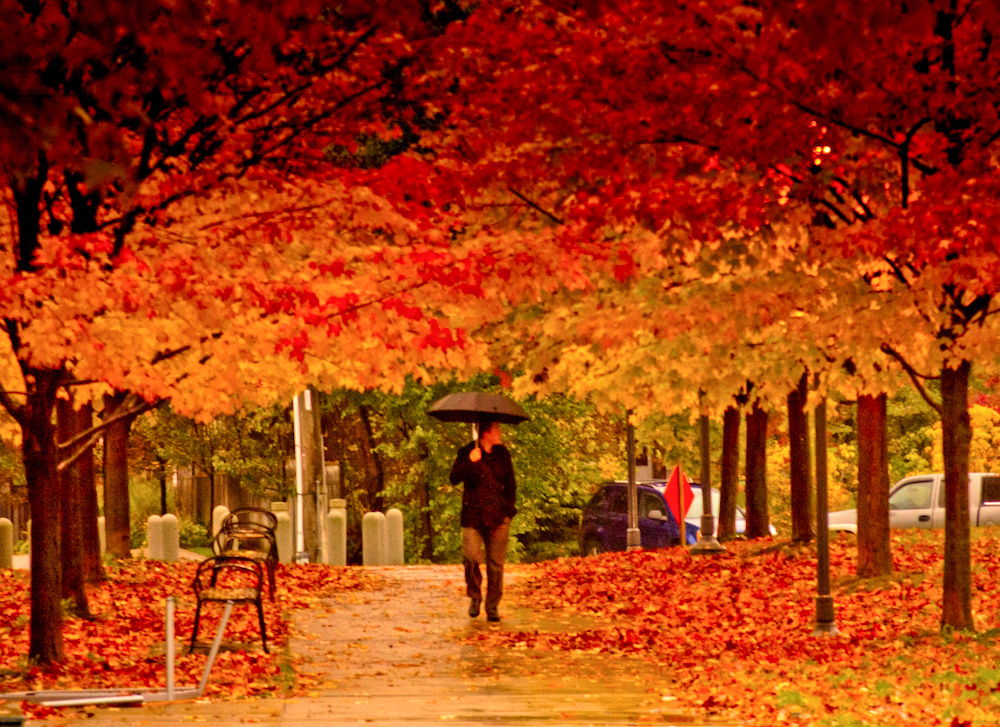
#> input picture imageProcessPy/images/autumn.jpg, 1000 x 727 px
$ python colorTransfer.py
#> lines starting #> are read from the running program, lines starting #| are printed output that depends on the picture
# import the necessary packages
import argparse
import numpy as np
import cv2

def show_image(image, width = 300, title = 'result'):
	r = width / float(image.shape[1])
	dim = (width, int(image.shape[0] * r))
	resized = cv2.resize(image, dim, interpolation = cv2.INTER_AREA)
	cv2.imshow(title, resized)

def str2bool(v):
    if v.lower() in ('yes', 'true', 't', 'y', '1'):
        return True
    elif v.lower() in ('no', 'false', 'f', 'n', '0'):
        return False
    else:
        raise argparse.ArgumentTypeError('Boolean value expected.')

def color_transfer(source, target, clip=True, preserve_paper=True):
	"""
	Transfers the color distribution from the source to the target
	image using the mean and standard deviations of the L*a*b*
	color space.

	This implementation is (loosely) based on to the "Color Transfer
	between Images" paper by Reinhard et al., 2001.

	Parameters:
	-------
	source: NumPy array
		OpenCV image in BGR color space (the source image)
	target: NumPy array
		OpenCV image in BGR color space (the target image)
	clip: Should components of L*a*b* image be scaled by np.clip before
		converting back to BGR color space?
		If False then components will be min-max scaled appropriately.
		Clipping will keep target image brightness truer to the input.
		Scaling will adjust image brightness to avoid washed out portions
		in the resulting color transfer that can be caused by clipping.
	preserve_paper: Should color transfer strictly follow methodology
		layed out in original paper? The method does not always produce
		aesthetically pleasing results.
		If False then L*a*b* components will scaled using the reciprocal of
		the scaling factor proposed in the paper.  This method seems to produce
		more consistently aesthetically pleasing results

	Returns:
	-------
	transfer: NumPy array
		OpenCV image (w, h, 3) NumPy array (uint8)
	"""
	# convert the images from the RGB to L*ab* color space, being
	# sure to utilizing the floating point data type (note: OpenCV
	# expects floats to be 32-bit, so use that instead of 64-bit)
	source = cv2.cvtColor(source, cv2.COLOR_BGR2LAB).astype("float32")
	target = cv2.cvtColor(target, cv2.COLOR_BGR2LAB).astype("float32")

	# compute color statistics for the source and target images
	(lMeanSrc, lStdSrc, aMeanSrc, aStdSrc, bMeanSrc, bStdSrc) = image_stats(source)
	(lMeanTar, lStdTar, aMeanTar, aStdTar, bMeanTar, bStdTar) = image_stats(target)

	# subtract the means from the target image
	(l, a, b) = cv2.split(target)
	l -= lMeanTar
	a -= aMeanTar
	b -= bMeanTar

	if preserve_paper:
		# scale by the standard deviations using paper proposed factor
		l = (lStdTar / lStdSrc) * l
		a = (aStdTar / aStdSrc) * a
		b = (bStdTar / bStdSrc) * b
	else:
		# scale by the standard deviations using reciprocal of paper proposed factor
		l = (lStdSrc / lStdTar) * l
		a = (aStdSrc / aStdTar) * a
		b = (bStdSrc / bStdTar) * b

	# add in the source mean
	l += lMeanSrc
	a += aMeanSrc
	b += bMeanSrc

	# clip/scale the pixel intensities to [0, 255] if they fall
	# outside this range
	l = _scale_array(l, clip=clip)
	a = _scale_array(a, clip=clip)
	b = _scale_array(b, clip=clip)

	# merge the channels together and convert back to the RGB color
	# space, being sure to utilize the 8-bit unsigned integer data
	# type
	transfer = cv2.merge([l, a, b])
	transfer = cv2.cvtColor(transfer.astype("uint8"), cv2.COLOR_LAB2BGR)

	# return the color transferred image
	return transfer

def image_stats(image):
	"""
	Parameters:
	-------
	image: NumPy array
		OpenCV image in L*a*b* color space

	Returns:
	-------
	Tuple of mean and standard deviations for the L*, a*, and b*
	channels, respectively
	"""
	# compute the mean and standard deviation of each channel
	(l, a, b) = cv2.split(image)
	(lMean, lStd) = (l.mean(), l.std())
	(aMean, aStd) = (a.mean(), a.std())
	(bMean, bStd) = (b.mean(), b.std())

	# return the color statistics
	return (lMean, lStd, aMean, aStd, bMean, bStd)

def _min_max_scale(arr, new_range=(0, 255)):
	"""
	Perform min-max scaling to a NumPy array

	Parameters:
	-------
	arr: NumPy array to be scaled to [new_min, new_max] range
	new_range: tuple of form (min, max) specifying range of
		transformed array

	Returns:
	-------
	NumPy array that has been scaled to be in
	[new_range[0], new_range[1]] range
	"""
	# get array's current min and max
	mn = arr.min()
	mx = arr.max()

	# check if scaling needs to be done to be in new_range
	if mn < new_range[0] or mx > new_range[1]:
		# perform min-max scaling
		scaled = (new_range[1] - new_range[0]) * (arr - mn) / (mx - mn) + new_range[0]
	else:
		# return array if already in range
		scaled = arr

	return scaled

def _scale_array(arr, clip=True):
	"""
	Trim NumPy array values to be in [0, 255] range with option of
	clipping or scaling.

	Parameters:
	-------
	arr: array to be trimmed to [0, 255] range
	clip: should array be scaled by np.clip? if False then input
		array will be min-max scaled to range
		[max([arr.min(), 0]), min([arr.max(), 255])]

	Returns:
	-------
	NumPy array that has been scaled to be in [0, 255] range
	"""
	if clip:
		scaled = np.clip(arr, 0, 255)
	else:
		scale_range = (max([arr.min(), 0]), min([arr.max(), 255]))
		scaled = _min_max_scale(arr, new_range=scale_range)

	return scaled

# Usage: python3 xxx.py --source images/ocean_sunset.jpg --target images/ocean_day.jpg
if __name__ == '__main__':
	# construct the argument parser and parse the arguments
	ap = argparse.ArgumentParser()
	ap.add_argument("-s", "--source", default='./images/autumn.jpg',
		help = "Path to the source image")
	ap.add_argument("-t", "--target", default='./images/storm.jpg',
		help = "Path to the target image")
	ap.add_argument("-c", "--clip", type = str2bool, default = 't',
		help = "Should np.clip scale L*a*b* values before final conversion to BGR? "
			"Approptiate min-max scaling used if False.")
	ap.add_argument("-p", "--preservePaper", type = str2bool, default = 'f',
		help = "Should color transfer strictly follow methodology layed out in original paper?")
	ap.add_argument("-o", "--output", help = "Path to the output image (optional)")
	args = vars(ap.parse_args())

	# load the images
	source = cv2.imread(args["source"])
#> source is the input picture: shape (727, 1000, 3); mean B, G, R 13.8, 60.9, 164.3
	target = cv2.imread(args["target"])
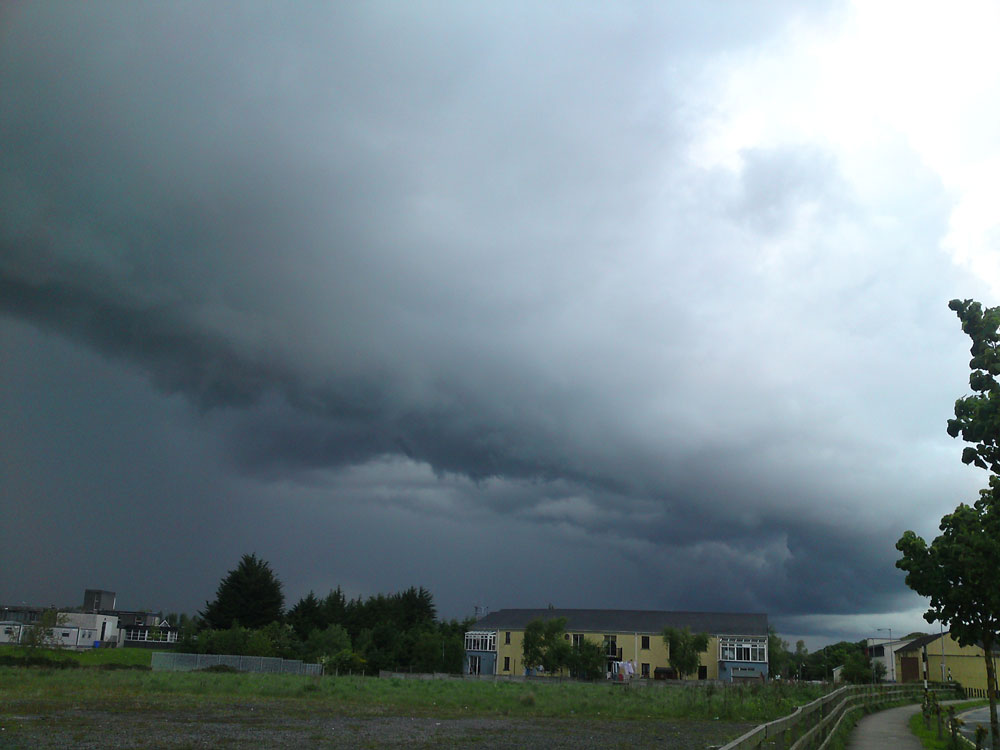
#> input picture imageProcessPy/images/storm.jpg, 1000 x 750 px
#> target is the input picture: shape (750, 1000, 3); mean B, G, R 138.1, 131.6, 116

	# transfer the color distribution from the source image
	# to the target image
	transfer = color_transfer(source, target, clip=args["clip"], preserve_paper=args["preservePaper"])
#> in color_transfer, `target = cv2.cvtColor(target, cv2.COLOR_BGR2LAB).astype("float32")`:
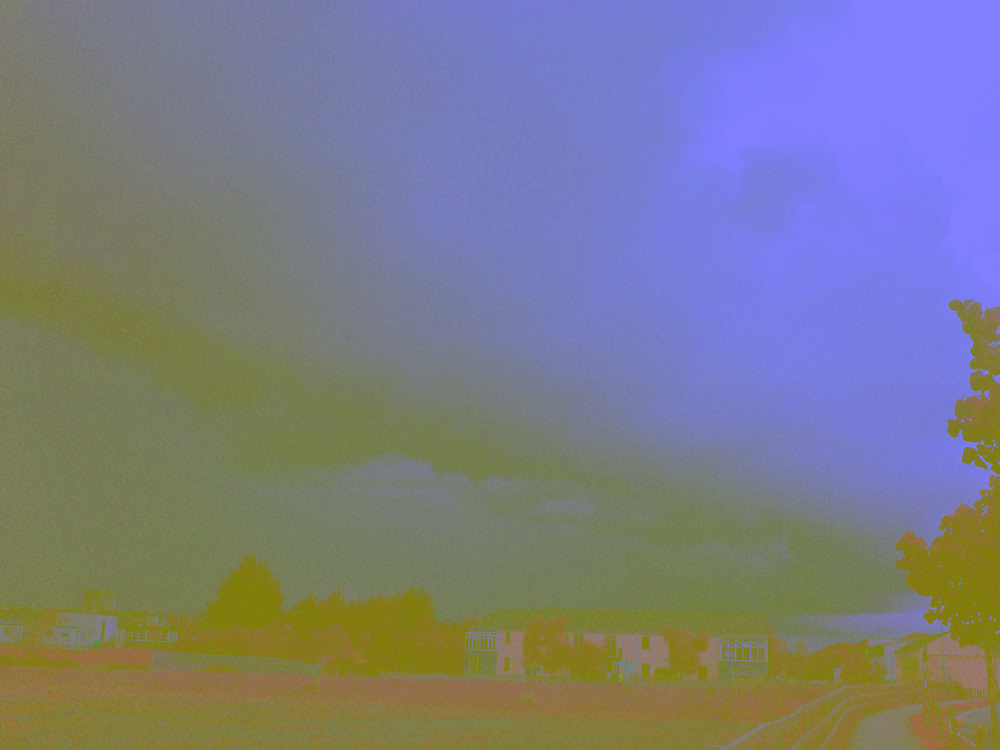
#> target: shape (750, 1000, 3) float32; mean of channels 0, 1, 2 134.6, 124, 123; drawn as B, G, R
#> in image_stats, `(l, a, b) = cv2.split(image)`:
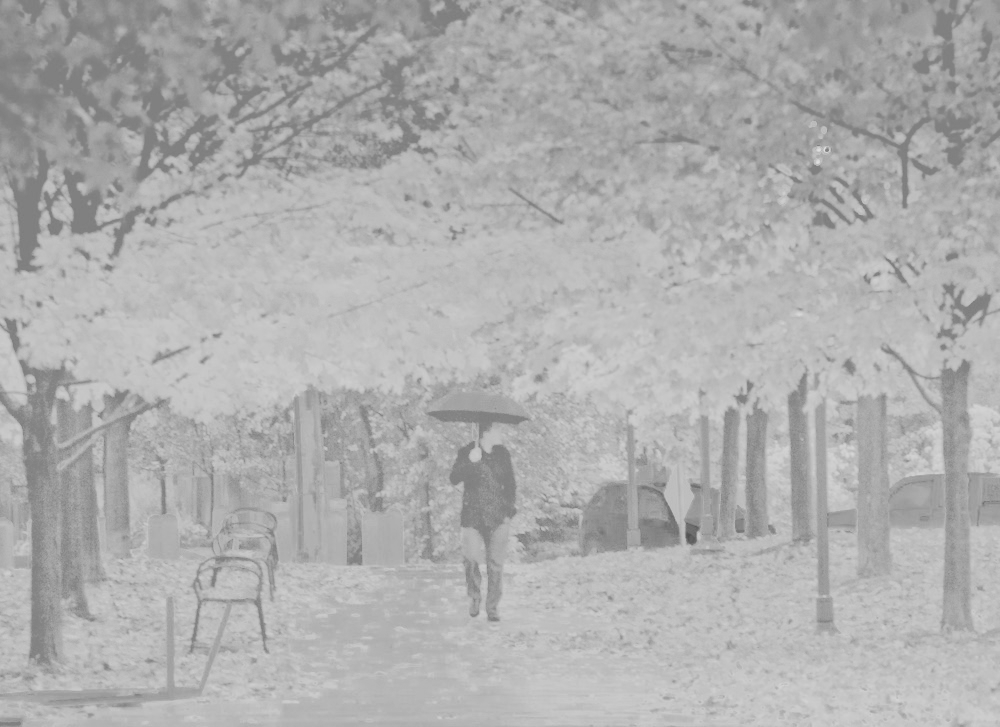
#> b: shape (727, 1000) float32; min 79, max 222, mean 174
#> in image_stats, `(lMean, lStd) = (l.mean(), l.std())`: lMean = 104; lStd = 52.59
#> in image_stats, `(aMean, aStd) = (a.mean(), a.std())`: aMean = 165.4; aStd = 16.78
#> in image_stats, `(bMean, bStd) = (b.mean(), b.std())`: bMean = 174; bStd = 18.54
#> in color_transfer, `(lMeanSrc, lStdSrc, aMeanSrc, aStdSrc, bMeanSrc, bStdSrc) = image_stat..`: lMeanSrc = 104; lStdSrc = 52.59; aMeanSrc = 165.4; aStdSrc = 16.78; bMeanSrc = 174; bStdSrc = 18.54
#> in image_stats (call 2), `(l, a, b) = cv2.split(image)`:
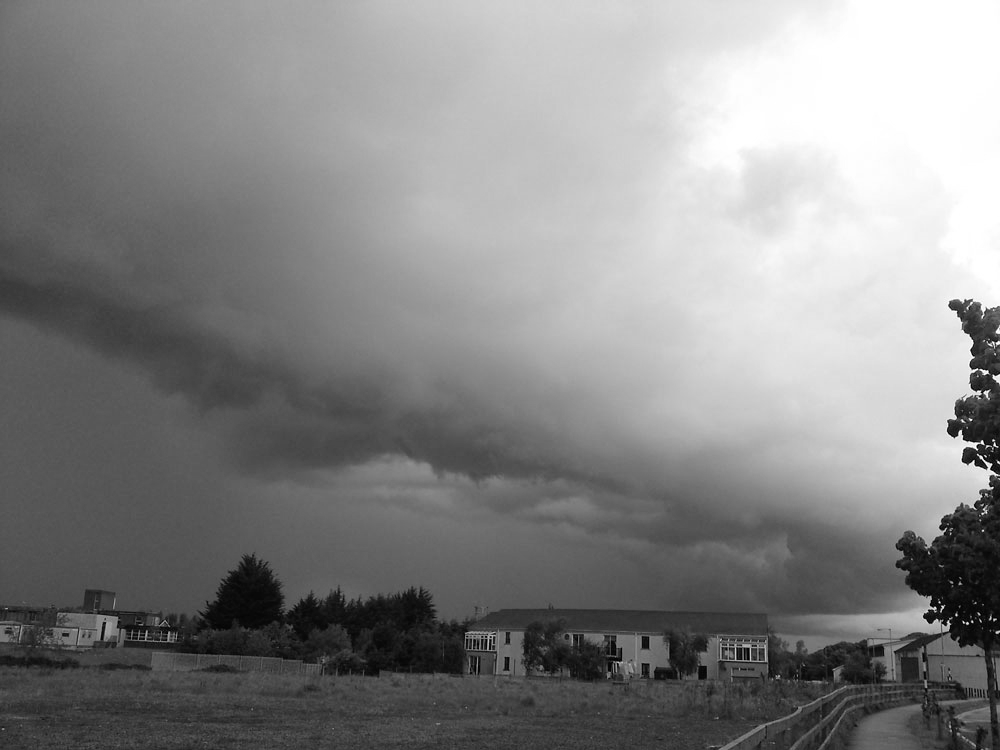
#> l: shape (750, 1000) float32; min 0, max 255, mean 134.6
#> in image_stats (call 2), `(l, a, b) = cv2.split(image)`:
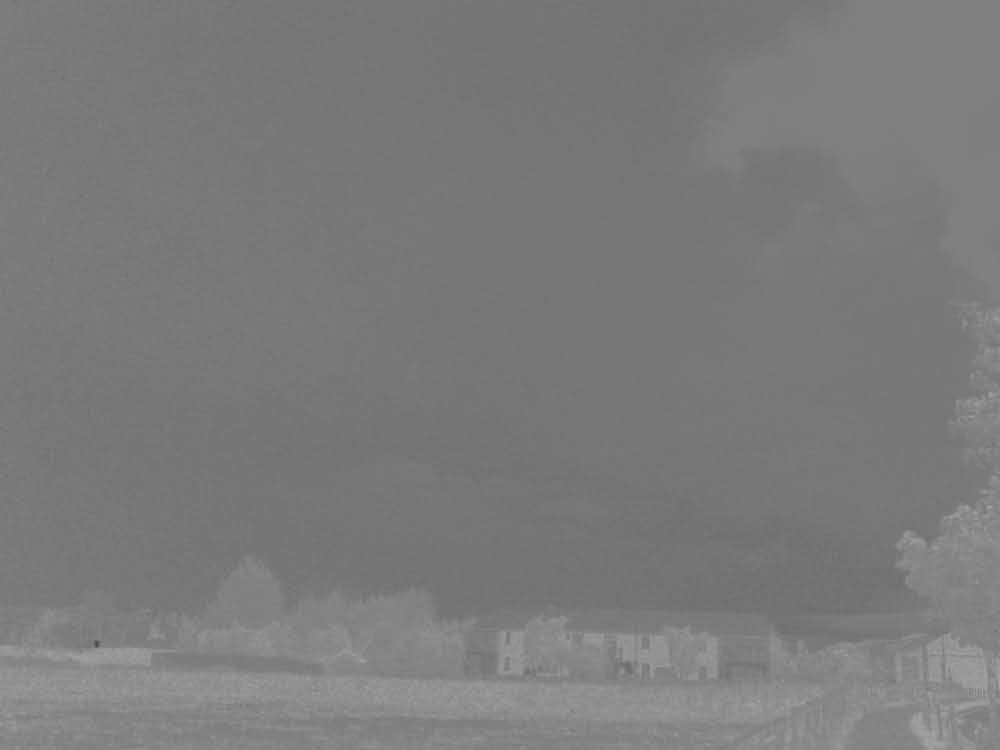
#> b: shape (750, 1000) float32; min 72, max 164, mean 122.8
#> in image_stats (call 2), `(lMean, lStd) = (l.mean(), l.std())`: lMean = 134.6; lStd = 67.85
#> in image_stats (call 2), `(aMean, aStd) = (a.mean(), a.std())`: aMean = 123.9; aStd = 3.08
#> in image_stats (call 2), `(bMean, bStd) = (b.mean(), b.std())`: bMean = 122.8; bStd = 7.56
#> in color_transfer, `(lMeanTar, lStdTar, aMeanTar, aStdTar, bMeanTar, bStdTar) = image_stat..`: lMeanTar = 134.6; lStdTar = 67.85; aMeanTar = 123.9; aStdTar = 3.08; bMeanTar = 122.8; bStdTar = 7.56
#> in color_transfer, `transfer = cv2.cvtColor(transfer.astype("uint8"), cv2.COLOR_LAB2BGR)`:
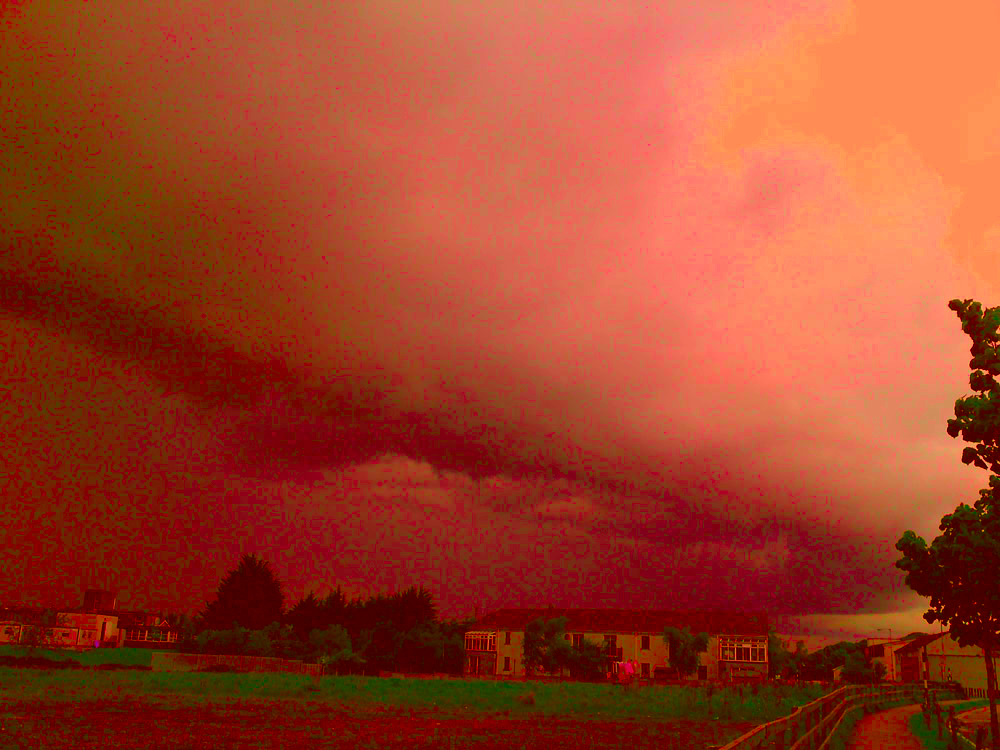
#> transfer: shape (750, 1000, 3); mean B, G, R 40.3, 66, 160.5

	# check to see if the output image should be saved
	if args["output"] is not None:
		cv2.imwrite(args["output"], transfer)

	show_image(transfer, 1080, "Transfer")
	cv2.waitKey(3000)
	cv2.destroyAllWindows()
